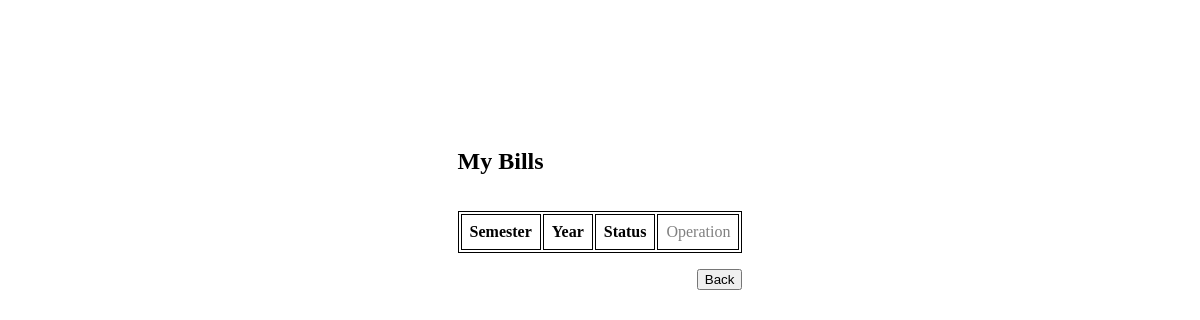
Page /src/student_bills.php?student_id=0102559623 on the earlier database version.
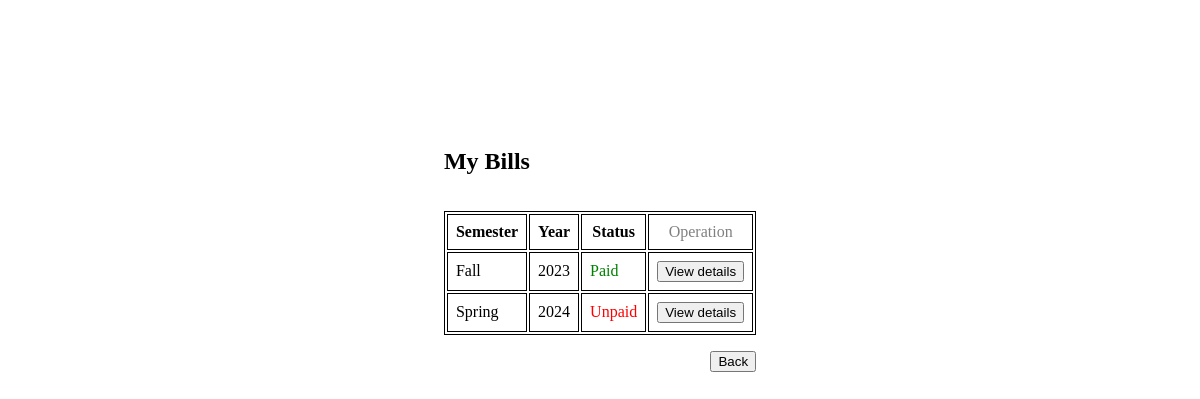
Same page on the later database version.
### tables this page shows
CREATE TABLE bill
(
    student_id VARCHAR(10),
    semester   VARCHAR(6),
    year       DECIMAL(4),
    status     VARCHAR(6),
    CHECK (semester in ('Fall', 'Winter', 'Spring', 'Summer')),
    CHECK (status in ('Paid', 'Unpaid')),
    PRIMARY KEY (student_id, semester, year),
    FOREIGN KEY (student_id) REFERENCES student (student_id)
);

### src/minimal.php (called while the page is built, shortened)
<?php
require_once __DIR__ . '/common/pdo.php';
function build_url(string $url, array $params = []): string
{
    $query_string = $params ? '?' . http_build_query($params, '', '&') : '';
    return $url . $query_string;
}

### src/common/pdo.php (called while the page is built)
<?php
function pdo_connect(): PDO
{
    $config = require __DIR__ . '/config.php';
    $database_config = $config['database'];
    $host = $database_config['host'];
    $dbname = $database_config['dbname'];
    $username = $database_config['username'];
    $password = $database_config['password'];
    return new PDO(
        "mysql:host=$host;dbname=$dbname;charset=utf8mb4",
        $username,
        $password,
        [
            PDO::ATTR_ERRMODE => PDO::ERRMODE_EXCEPTION,
            PDO::ATTR_DEFAULT_FETCH_MODE => PDO::FETCH_ASSOC,
            PDO::ATTR_EMULATE_PREPARES => false
        ]
    );
}
function pdo_instance(bool $original = false): PDO|null
{
    static $pdo;
    if ($original) {
        return $pdo;
    }
    if (!$pdo) {
        $pdo = pdo_connect();
    }
    return $pdo;
}
function bind_params(PDOStatement $stmt, array $params): PDOStatement
{
    foreach ($params as $key => $value) {
        $stmt->bindValue(':' . $key, $value);
    }
    return $stmt;
}
function execute(PDOStatement $stmt, array $params = []): bool
{
    if ($params !== []) {
        bind_params($stmt, $params);
    }
    return $stmt->execute();
}

### src/service/bill.php (called while the page is built, shortened)
<?php
require_once __DIR__ . '/../minimal.php';
function get_all_bills(string $student_id): array
{
    $stmt = pdo_instance()->prepare(
        "
            SELECT *
            FROM bill
            WHERE student_id = :student_id
        "
    );
    execute($stmt, ['student_id' => $student_id]);
    return $stmt->fetchAll();
}

### src/student_bills.php (the view, shortened to what this page needs)
<?php
require_once 'minimal.php';
$student_id = $_GET['student_id'];
$bills = get_all_bills($student_id);
function get_bill_payment_url(string $student_id, array $bill): string
{
    return build_url(Page::BILL_PAYMENT, [
        'student_id' => $student_id,
        'semester' => $bill['semester'],
        'year' => $bill['year']
    ]);
}
$back_url = build_url(Page::STUDENT, ['student_id' => $student_id]);
?>
<html lang="en">
<head>
</head>
<body style="height: 100%;">
<div style="display: flex; justify-content: center; margin-top: 16vh;">
  <div style="display: flex; flex-direction: column; gap: 1rem;">
    <h2>My Bills</h2>
    <table style="width:100%;">
      <tr style="font-weight: bold;">
        <th>Semester</th>
        <th>Year</th>
        <th>Status</th>
        <th style="color: grey; font-weight: normal">Operation</th>
      </tr>
        <?php foreach ($bills as $bill): ?>
          <tr>
            <td><?= $bill['semester'] ?></td>
            <td><?= $bill['year'] ?></td>
            <td
              style="color: <?= $bill['status'] === BillStatus::PAID ? 'green' : 'red' ?>"
            ><?= $bill['status'] ?></td>
            <td>
              <a href="<?= get_bill_payment_url($student_id, $bill) ?>">
                <button>View details</button>
              </a>
            </td>
          </tr>
        <?php endforeach ?>
    </table>
    <div style="display: flex; justify-content: right;">
      <a href="<?= $back_url ?>">
        <button>Back</button>
      </a>
    </div>
  </div>
</div>
</body>
</html>

Differences in the rows shown:
added bill: semester "Fall", year "2023", status "Paid"
added bill: semester "Spring", year "2024", status "Unpaid"
